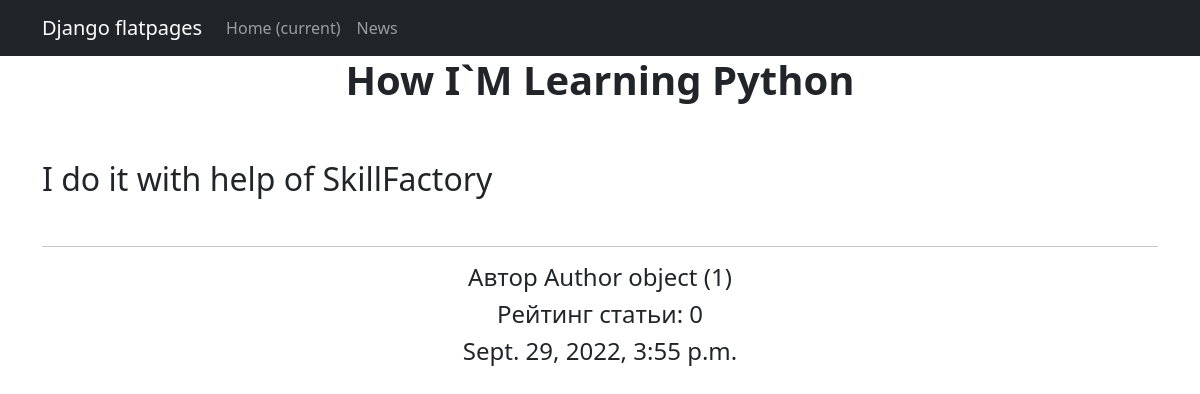
Screenshot of /news/3 with the database file from the repository.
### newapp/models.py (models this page shows, shortened)
class Post (models.Model):
    author = models.ForeignKey(Author, on_delete=models.CASCADE)
    NEWS = 'NW'
    ARTICLE = 'AR'
    CATEGORY_CHOICES =[
        (NEWS, 'Новости'),
        (ARTICLE, 'Статья'),
    ]
    categoryType = models.CharField(max_length=2, choices=CATEGORY_CHOICES, default=ARTICLE)
    dateCreation = models.DateTimeField(auto_now_add=True)
    postCategory = models.ManyToManyField(Category, through='PostCategory')
    title = models.CharField(max_length=128)
    text = models.TextField()
    rating = models.SmallIntegerField(default=0)
    def __str__(self):
        return f'{self.title.title()}'

class Author (models.Model):
    authorUser = models.OneToOneField(User, on_delete = models.CASCADE)
    ratingAuthor = models.SmallIntegerField(default=0)

### newapp/views.py (the view)
# urls.py: path('<int:pk>', PostDetail.as_view()),
class PostDetail(DetailView):
    model = Post
    template_name = 'post.html'
    context_object_name = 'post'

### newapp/templatetags/custom_filters.py (called while the page is built)
@register.filter()
def censor(value):
    bad_words = ('редиска', 'морковка','картошка')
    if not isinstance(value, str):
        raise TypeError(f"unresolved type '{type(value)}' expected  type 'str'")
    for word in value.split():
        if word.lower() in bad_words:
            value = value.replace(word, f"{word[0]}{'*' * (len(word) - 2)}{word[-1]}")
    return value

### templates/post.html (shortened to what this page needs)
{% extends 'flatpages/default.html' %}
{% load custom_filters %}
{% block content %}
<h1><b>{{ post }}</h1>
<br>
<br>
<h2 align="left">{{ post.text|censor }}</h2>
<br>
<hr>
<h4>Автор {{post.author}}</h4>
<h4>Рейтинг статьи: {{post.rating}}</h4>
<h4>{{post.dateCreation}}</h4>
{% endblock content %}

### rows the page displays
Post: title "How I`M Learning Python", text|censor "I do it with help of SkillFactory", author "Author object (1)", rating "0", dateCreation "Sept. 29, 2022, 3:55 p.m."
